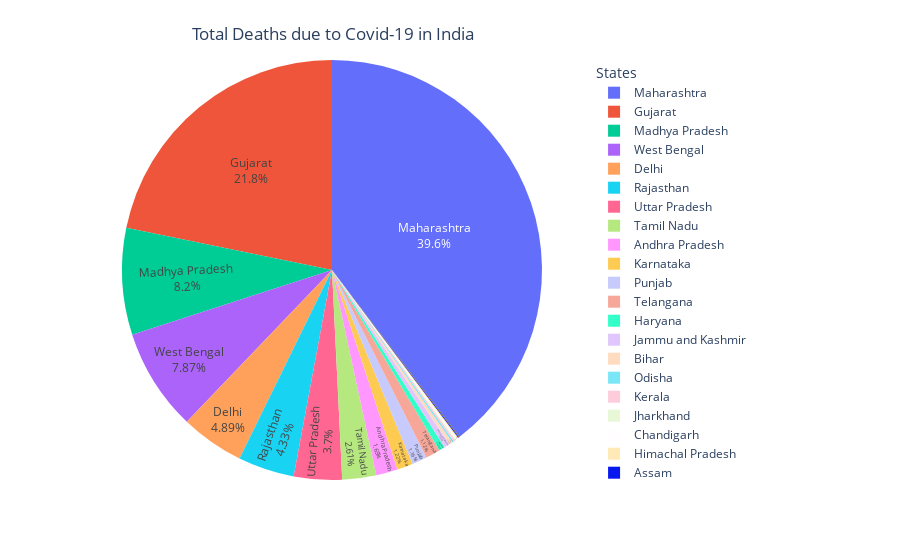

The code cell stored with this chart in its notebook:
### Code cell
deaths = px.pie(Total_India,values='Deaths',names='State', hover_data=['Statecode'])
deaths.update_traces(textposition='inside', textinfo='percent+label',textfont_size=12)
deaths.update_layout(title={'text':'Total Deaths due to Covid-19 in India',
                     'y':0.95,'x':0.37,'xanchor': 'center','yanchor': 'top'},
                     legend_title_text='States')
deaths.show()

### Figure 1 — Plotly figure (JSON) as saved in the notebook; plotly's stock layout.template omitted (floating-point values rounded to 4 significant figures)
{"data": [{"customdata": [["MH"], ["GJ"], ["TN"], ["DL"], ["RJ"], ["MP"], ["UP"], ["WB"], ["AP"], ["PB"], ["TG"], ["BR"], ["JK"], ["KA"], ["HR"], ["OR"], ["KL"], ["JH"], ["CH"], ["TR"], ["AS"], ["UT"], ["HP"], ["CT"], ["LA"], ["AN"], ["GA"], ["PY"], ["ML"], ["MN"], ["MZ"], ["AR"], ["DN"], ["NL"], ["LD"], ["SK"]], "domain": {"x": [0, 1], "y": [0, 1]}, "hovertemplate": "Statecode=%{customdata[0]}<br>State=%{label}<br>Deaths=%{value}<extra></extra>", "labels": ["Maharashtra", "Gujarat", "Tamil Nadu", "Delhi", "Rajasthan", "Madhya Pradesh", "Uttar Pradesh", "West Bengal", "Andhra Pradesh", "Punjab", "Telangana", "Bihar", "Jammu and Kashmir", "Karnataka", "Haryana", "Odisha", "Kerala", "Jharkhand", "Chandigarh", "Tripura", "Assam", "Uttarakhand", "Himachal Pradesh", "Chhattisgarh", "Ladakh", "Andaman and Nicobar Islands", "Goa", "Puducherry", "Meghalaya", "Manipur", "Mizoram", "Arunachal Pradesh", "Dadra and Nagar Haveli and Daman and Diu", "Nagaland", "Lakshadweep", "Sikkim"], "legendgroup": "", "name": "", "showlegend": true, "textfont": {"size": 12}, "textinfo": "percent+label", "textposition": "inside", "type": "pie", "values": [1198, 659, 79, 148, 131, 248, 112, 238, 50, 35, 34, 8, 13, 37, 14, 4, 4, 3, 3, 0, 2, 1, 3, 0, 0, 0, 0, 0, 1, 0, 0, 0, 0, 0, 0, 0]}], "layout": {"legend": {"title": {"text": "States"}, "tracegroupgap": 0}, "margin": {"t": 60}, "title": {"text": "Total Deaths due to Covid-19 in India", "x": 0.37, "xanchor": "center", "y": 0.95, "yanchor": "top"}}}
